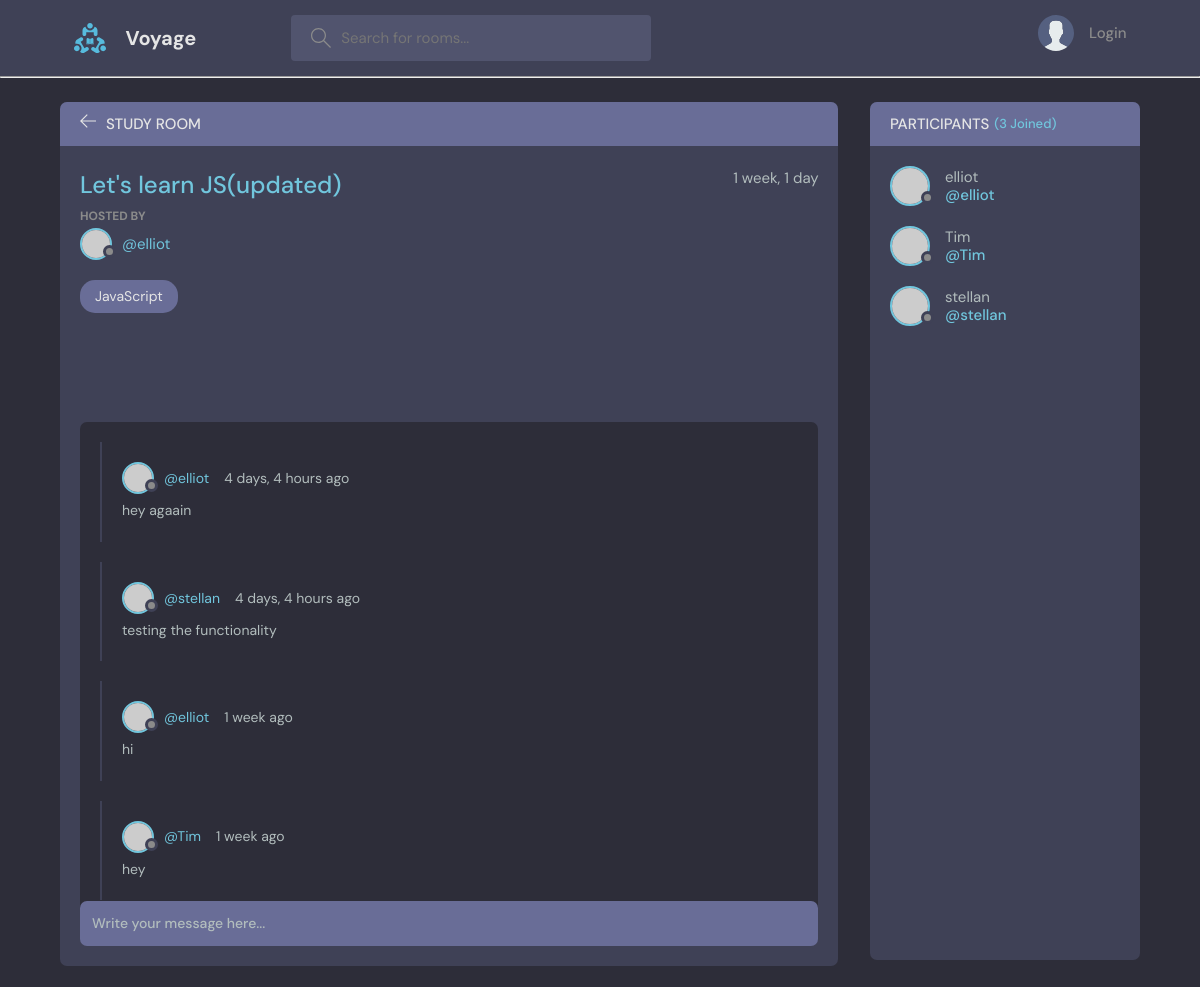
The page /room/1/ on the database its author committed.
### foot/models.py (models this page shows, shortened)
class Room (models.Model):
    host = models.ForeignKey(User, on_delete=models.SET_NULL, null=True)
    topic = models.ForeignKey(Topic, on_delete=models.SET_NULL, null=True)
    name = models.CharField(max_length=200)
    description = models.TextField(null=True, blank=True)
    participants = models.ManyToManyField(User, related_name='participants', blank=True)
    updated = models.DateTimeField(auto_now=True)
    created = models.DateTimeField(auto_now_add=True)
    class Meta:
        ordering = ['-updated', '-created']

class Topic(models.Model):
    name = models.CharField(max_length=50)
    def __str__(self):
        return self.name

class Message(models.Model):
    user = models.ForeignKey(User, on_delete=models.CASCADE)
    room = models.ForeignKey(Room, on_delete=models.CASCADE)
    body = models.CharField()
    updated = models.DateTimeField(auto_now=True)
    created = models.DateTimeField(auto_now_add=True)
    class Meta:
            ordering = ['-updated', '-created']

### foot/views.py (the view, shortened to what this page needs)
# urls.py: path('room/<str:pk>/', views.room, name="room"),
def room(request, pk):
    room = Room.objects.get(id=pk)
    room_messages = room.message_set.all()
    participants = room.participants .all()
    context = {'room':room, 'room_messages':room_messages, 'participants':participants}
    return  render(request, 'foot/room.html', context)

### foot/templates/foot/room.html (shortened to what this page needs)
{% extends 'main.html' %}
{% block content%}
    <main class="profile-page layout layout--2">
      <div class="container">
        <div class="room">
          <div class="room__top">
            <div class="room__topLeft">
              <a href="{% url 'home' %}">
                <svg version="1.1" xmlns="http://www.w3.org/2000/svg" width="32" height="32" viewBox="0 0 32 32">
                  <title>arrow-left</title>
                  <path
                    d="M13.723 2.286l-13.723 13.714 13.719 13.714 1.616-1.611-10.96-10.96h27.625v-2.286h-27.625l10.965-10.965-1.616-1.607z"
                  ></path>
                </svg>
              </a>
              <h3>Study Room</h3>
            </div>
          </div>
          <div class="room__box scroll">
            <div class="room__header scroll">
              <div class="room__info">
                <h3>{{room.name}}</h3>
                <span>{{room.created|timesince}}</span>
              </div>
              <div class="room__hosted">
                <p>Hosted By</p>
                <a href="{% url 'user-profile' room.host.id %}" class="room__author">
                  <div class="avatar avatar--small">
                    <img src="https://randomuser.me/api/portraits/men/37.jpg" />
                  </div>
                  <span>@{{room.host.username}}</span>
                </a>
              </div>
              <span class="room__topics">{{room.topic}}</span>
            </div>
            <div class="room__conversation">
              <div class="threads scroll">
{% for message in room_messages %}
                <div class="thread">
                  <div class="thread__top">
                    <div class="thread__author">
                      <a href="{% url 'user-profile' message.user.id %}" class="thread__authorInfo">
                        <div class="avatar avatar--small">
                          <img src="https://randomuser.me/api/portraits/men/37.jpg" />
                        </div>
                        <span>@{{message.user.username}}</span>
                      </a>
                      <span class="thread__date">{{message.created|timesince}} ago</span>
                    </div>
                  </div>
                  <div class="thread__details">
                   {{message.body}}
                  </div>
                </div>
                {%endfor%}
              </div>
            </div>
          </div>
          <div class="room__message">
            <form action="" method='POST'>
              <input name="body" placeholder="Write your message here..." /></form>
          </div>
        </div>
        <div class="participants">
          <h3 class="participants__top">Participants <span>({{participants.count}} Joined)</span></h3>
          <div class="participants__list scroll">
             {%for user in participants%}
            <a href="{% url 'user-profile' user.id%}" class="participant">
              <div class="avatar avatar--medium">
                <img src="https://randomuser.me/api/portraits/men/37.jpg" />
              </div>
              <p>
                {{user.username}}
                <span>@{{user.username}}</span>
              </p>
            </a>
            {%endfor%}
          </div>
        </div>
      </div>
    </main>
{% endblock %}

### rows shown on the page
Room: name "Let's learn JS(updated)", created "1 week, 1 day", host.username "elliot", topic "JavaScript"
Message: user.username "elliot", created "4 days, 4 hours", body "hey agaain"
Message: user.username "stellan", created "4 days, 4 hours", body "testing the functionality"
Message: user.username "elliot", created "1 week", body "hi"
Message: user.username "Tim", created "1 week", body "hey"

### other values the page prints
{{ participants.count }} "3"
{{ user.username }} "elliot"
{{ user.username }} "Tim"
{{ user.username }} "stellan"
